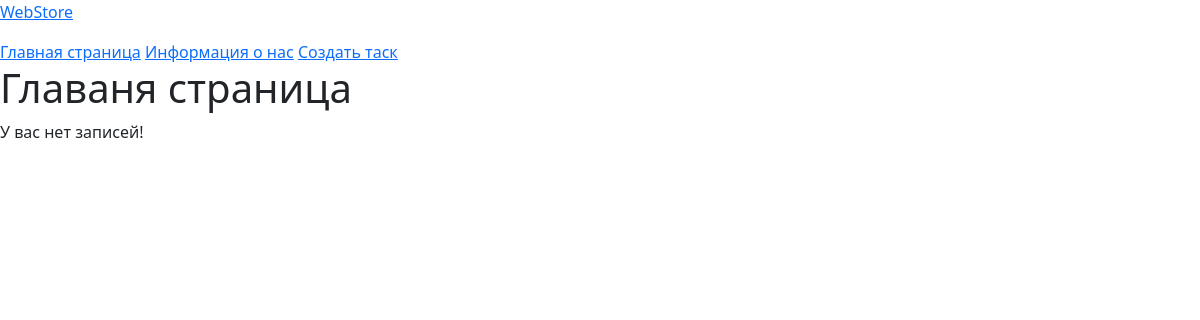
Before: / with the older database file.
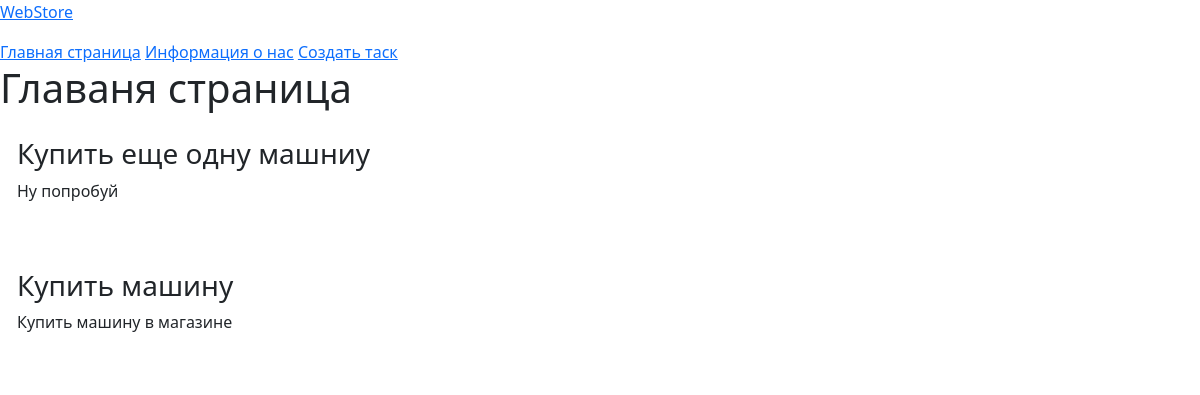
After: the same page with the newer database file.
### main/models.py (models this page shows, shortened)
class Task (models.Model):
    title = models.CharField ('Название', max_length=50)
    task = models.TextField ('Описание', )
    class Meta:
        verbose_name = 'Задача'
        verbose_name_plural = 'Задачи'

### main/views.py (the view)
def index(request):
    tasks = Task.objects.order_by('-id')
    return render (request, 'main/index.html', {'title': 'Главная страница сайта', 'tasks':tasks})

### main/templates/main/index.html (shortened to what this page needs)
{% extends 'main/base.html' %}
{% block content %}
<h1>Главаня страница</h1>
{% if tasks %}
  {% for el in tasks %}
      <div class= alert alert-warning mt-2>
      <h3>{{ el.title }}</h3>
      <p>{{ el.task }}</p>
      </div>
  {% endfor %}
{% else %}
   <p>У вас нет записей!</p>
{% endif %}
{% endblock %}

### main/templates/main/base.html (shortened to what this page needs)
<!DOCTYPE html>
<html lang="en">
<head>
    <link rel="stylesheet" href="https://cdn.jsdelivr.net/npm/bootstrap@5.2.3/dist/css/bootstrap.min.css">
</head>
<body>
    <header id="masthead" class="site-header">
        <div class="site">
            <div class="site-branding">
                <p class="site-title"><a href=" " rel="home">WebStore</a></p>
            </div>
            <nav id="site-navigation" class="main-navigation">
                <div class="menu-menu-container">
                    <a class="menu-item menu-item-type-post_type menu-item-object-post menu-item-29407"
                        href="{% url 'home'  %}"> Главная страница</a>
                    <a class="menu-item menu-item-type-post_type menu-item-object-post menu-item-35164"
                        href="{% url 'about'  %}">Информация о нас</a>
                        <a class="menu-item menu-item-type-post_type menu-item-object-post menu-item-35164"
                        href="{% url 'create'  %}">Создать таск</a>
                </div>
            </nav>
        </div>
    </header>
    {% block content %}{% endblock %}
</body>
</html>

### main/templates/main/base.html (style rules this page uses)
body { background-image: url("https://catherineasquithgallery.com/uploads/posts/2021-03/1614847327_65-p-fonovaya-kartinka-dlya-saita-80.jpg"); }

Changed rows visible on the page:
added Task: title "Купить еще одну машниу", task "Ну попробуй"
added Task: title "Купить машину", task "Купить машину в магазине"
Other visible differences:
text no longer shown: "У вас нет записей!"
